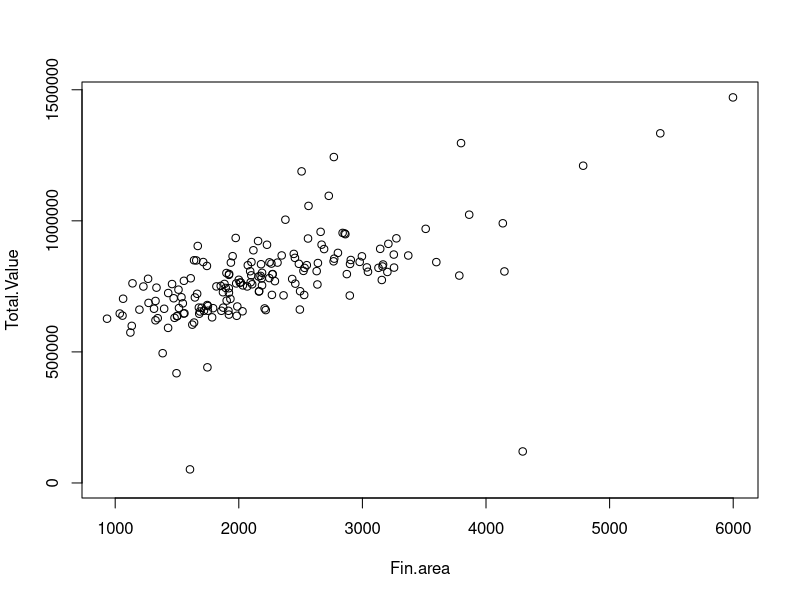
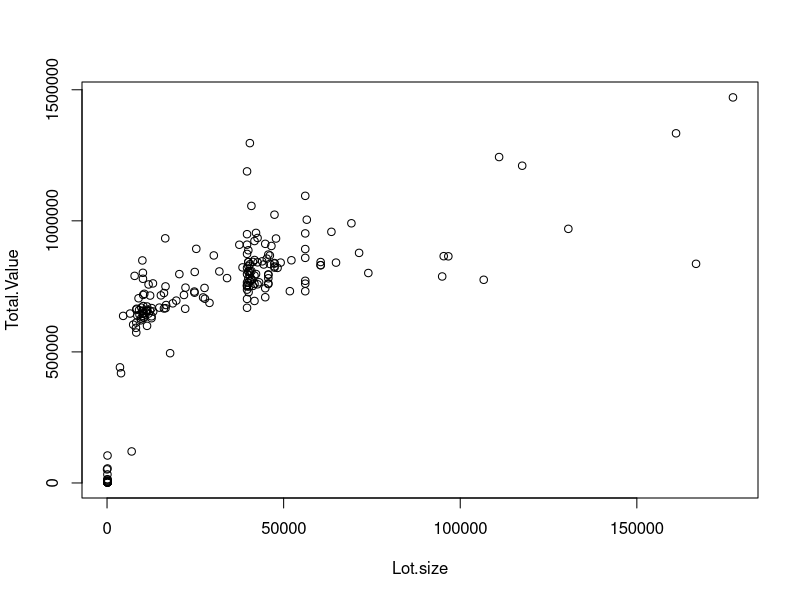
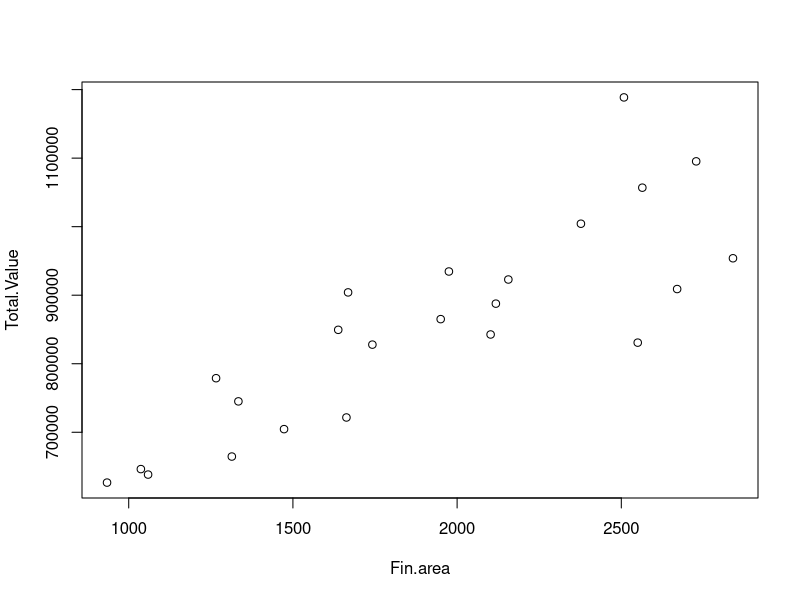
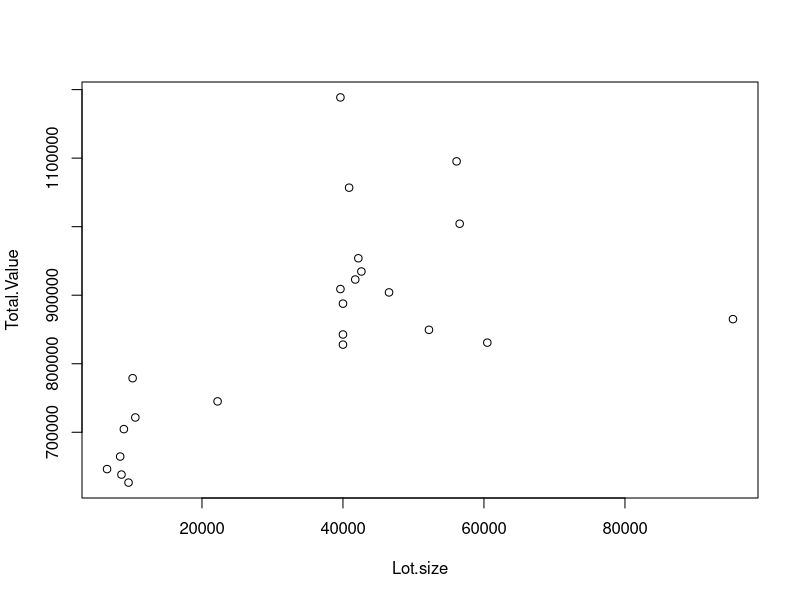
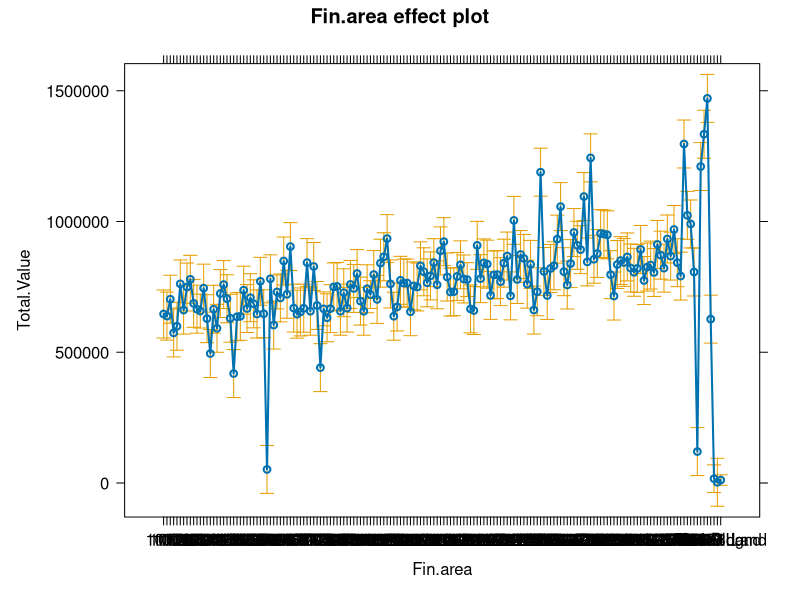

These figures' R source, in order: (Note: this script raises an error after producing the figures.)
# Real Estate analysis
# 15-Sep-2024

 # SETUP ####
# load packages
library(lubridate)
library(readxl)
library(ggplot2)
library(tidyr)
library(effects)
library(dplyr)
library(zoo) # rollmean
 
 
# Import Data
D <- read.csv("all2000_20230127.csv")
D$Total.Value <- as.numeric(gsub("[$,]", "", D$Total.Value))
D <- D[!is.na(D$Fin.area), ]
D <- D[!is.na(D$Total.Value), ]

# Separate types
Ra <- D[D$Type=='RANCH', ]
Cp <- D[D$Type=='CAPE', ]
Co <- D[D$Type=='COLONIAL', ]
Sl <- D[D$Type=='SPLIT LEVL', ]

plot(Total.Value ~ Fin.area, data=D)
plot(Total.Value ~ Lot.size, data=D)
plot(Total.Value ~ Fin.area, data=Ra)
plot(Total.Value ~ Lot.size, data=Ra)

######### All
lm_faD <- lm(Total.Value ~ Fin.area, data = D)
summary(lm_faD)
plot(allEffects(lm_faD))

glm_Ra <- glm(Total.Value ~ Fin.area + Lot.size, family = gaussian, data = D)
summary(glm_faD)
plot(allEffects(glm_faD))

#newdata = data.frame(nickel = c(80, 90, 99, 100, 101, 110))
#predict(glm_nickel, newdata, type = "response") # odds of getting migraine given levels of nickel intake (ug)

######### Ranch
lm_faRa <- lm(Total.Value ~ Fin.area, data = Ra)
summary(lm_faRa)
plot(allEffects(lm_faRa))

glm_Ra <- glm(Total.Value ~ Fin.area + Lot.size, family = gaussian, data = Ra)
summary(glm_Ra)
plot(allEffects(glm_Ra))

new_fa = data.frame(Fin.area = c(0, 5000))
new_Ra = predict(lm_faRa, new_fa, type = "response")

######### Cape
lm_faCp <- lm(Total.Value ~ Fin.area, data = Cp)
summary(lm_faCp)
plot(allEffects(lm_faCp))

glm_Cp <- glm(Total.Value ~ Fin.area + Lot.size, family = gaussian, data = Cp)
summary(glm_Cp)
plot(allEffects(glm_Cp))

# Create an empty plot
plot(Ra$Fin.area, Ra$Total.Value, type = "n", xlim = c(0, 10000), ylim = c(0, 2000000), 
     xlab = "Finished Area, sqft", ylab = "Total Assesed Value, $", main = "Wenham Neighborhood 2000")
lines(Ra$Fin.area, Ra$Total.Value, type = "p", pch = 1, col = "red")
lines(new_fa, new_Ra, type = 'l', col="red")
lines(Cp$Fin.area, Cp$Total.Value, type = "p", pch = 2, col = "blue")
legend("topleft", legend = c("Ranches", "Capes"), col = c("red", "blue"), lty = 1)
